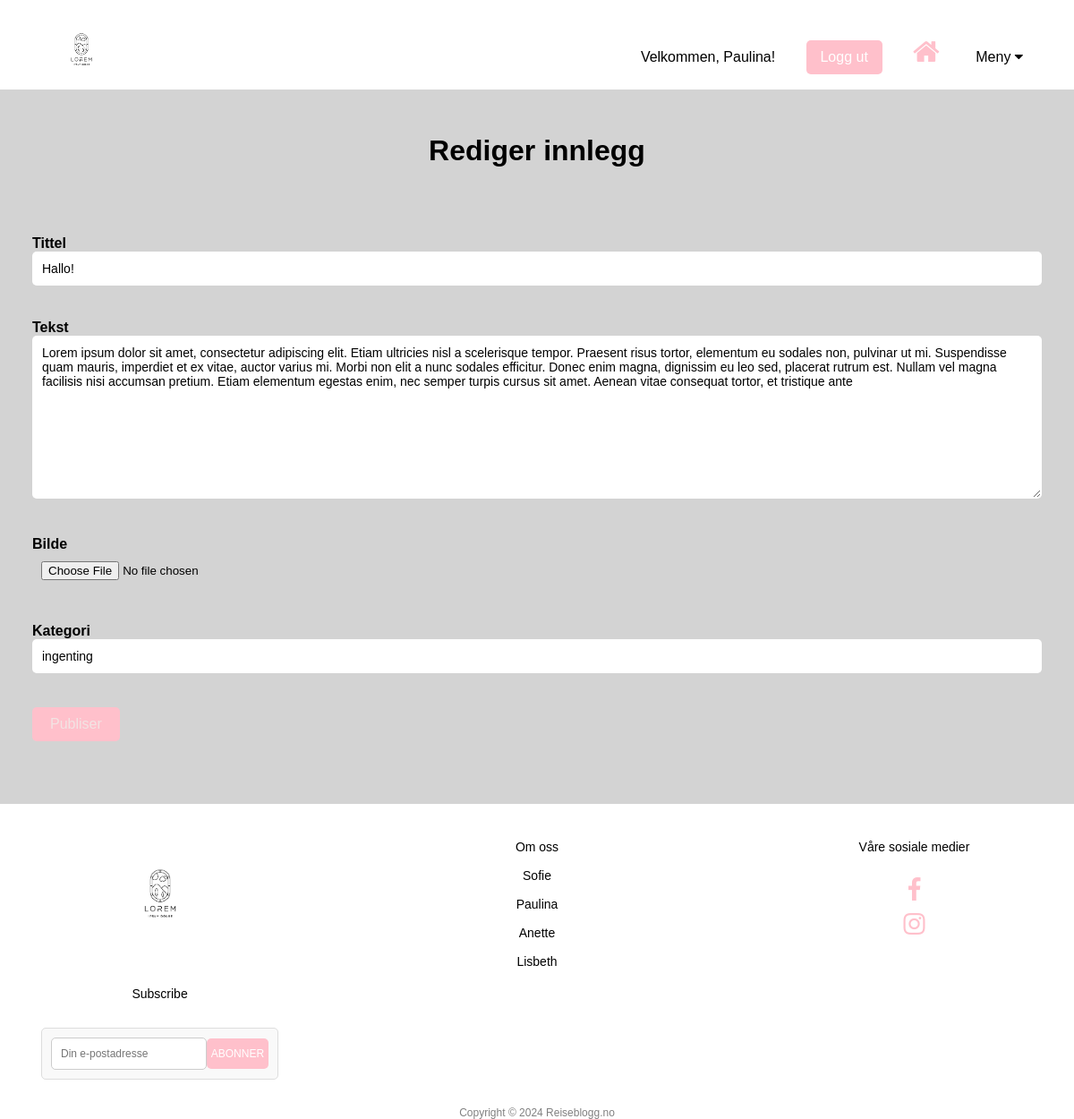
/edit_post/2 (signed in), run on the app's committed database.
### tables this page shows
CREATE TABLE admins (
                                admin_id INTEGER PRIMARY KEY,
                                email VARCHAR(50),
                                password_hash VARCHAR(50),
                                first_name VARCHAR(20)
                            );

CREATE TABLE posts (
                                post_id INTEGER PRIMARY KEY AUTOINCREMENT,
                                title TEXT NOT NULL,
                                image IMAGE BLOB NOT NULL,
                                body TEXT NOT NULL,
                                tags TEXT NOT NULL,
                                publish_date TEXT NOT NULL,
                                admin_id INTEGER,
                                FOREIGN KEY (admin_id) REFERENCES admins(admin_id)
                            );

### app.py (the view, shortened to what this page needs)
@app.route("/edit_post/<int:post_id>", methods=['GET', 'POST'])
def edit_post(post_id):
    if 'email' not in session:
        flash("Du må være logget inn som admin for å redigere innlegg.", "danger")
        return redirect(url_for('login'))
    conn = get_db()
    cur = conn.cursor()
    cur.execute("SELECT admin_id FROM admins WHERE email = ?", (session['email'],))
    admin = cur.fetchone()
    if not admin:
        flash("Du har ikke tilgang til å redigere innlegg.", "danger")
        return redirect(url_for('innlegg'))
    cur.execute("SELECT * FROM posts WHERE post_id = ?", (post_id,))
    post = cur.fetchone()
    if not post:
        flash("Innlegget eksisterer ikke.", "danger")
        return redirect(url_for('innlegg'))
    if post['admin_id'] != admin['admin_id']:
        flash("Du har ikke tillatelse til å redigere dette innlegget.", "danger")
        return redirect(url_for('innlegg'))
    form = PostForm()
    form.title.data = post['title']
    form.body.data = post['body']
    form.tags.data = post['tags']
    return render_template('edit.html', title="Rediger Innlegg", form=form)

### forms.py
class PostForm(FlaskForm):
    title = StringField('Tittel', validators=[DataRequired()])
    body = TextAreaField('Tekst', validators=[DataRequired()])
    image = FileField('Bilde')
    tags = StringField('Kategori')
    submit = SubmitField('Publiser')

### app.py (called while the page is built)
def get_db():
    if not hasattr(g, "_database"):
        g._database = sqlite3.connect("./data/database.db")
        g._database.row_factory = sqlite3.Row
    return g._database

@app.teardown_appcontext
def teardown_db(error):
    db = getattr(g, '_database', None)
    if db is not None:
        db.close()

### templates/edit.html (shortened to what this page needs)
{% extends "base.html" %}
{% block body %}
<div class="innlegg-container">
    <h1>Rediger innlegg</h1>
    <form method="POST" enctype="multipart/form-data">
        <div>
            {{ form.title.label }}<br>
            {{ form.title(size=150) }}<br>
        </div><br>
        <div>
            {{ form.body.label }}<br>
            {{ form.body(rows=10, cols=125) }}<br>
        </div><br>
        <div>
            {{ form.image.label }}<br>
            {{ form.image() }}<br>
        </div><br>
        <div>
            {{ form.tags.label }}<br>
            {{ form.tags(size=150) }}<br>
        </div><br>
        <div>
            {{ form.submit(class="publiser") }}
        </div>
    </form>
</div>
{% endblock %}

### templates/base.html (shortened to what this page needs)
<!DOCTYPE html>
<html lang="no">
<head>
    <link rel="stylesheet" href="{{ url_for('static', filename='style.css') }}"/>
    <link rel="stylesheet" href="https://cdnjs.cloudflare.com/ajax/libs/font-awesome/4.7.0/css/font-awesome.min.css" />
</head>
<body>
<header>
    <nav>
        <a href="{{ url_for('index') }}"><img src="{{ url_for('static', filename='images/logo.avif') }}" class="logo"></a>
        <ul class="nav-list">
            <li>{% if session.email %}
                <p>Velkommen, {{ session.first_name }}!</p></li>
            <li id="login">
                <form action="{{ url_for('logout') }}" method="post" id="logout-form">
                    <button type="submit" class="logg_inn">Logg ut</button>
                </form>
                {% else %}
                <button class="logg_inn"><a href="{{ url_for('login') }}">Logg inn</a></button>
                {% endif %}
            </li>
            <li><a href="{{ url_for('index') }}"><i class="fa fa-home fa-2x fa-brands"></i></a></li>
            <li>
                <div class="meny">
                    <button class="meny-btn">Meny <i class="fa fa-caret-down"></i></button>
                </div>
            </li>
        </ul>
    </nav>
</header>
{% block body %}{% endblock %}
<footer>
    <div class="footer-list">
        <ul>
            <li><a href="{{ url_for('index') }}"><img src="{{ url_for('static', filename='images/logo.avif') }}" class="logo-footer"></a></li>
            <li>
                <p><a href="{{ url_for('oss') }}">Om oss</a></p>
                <br><p><a href="{{ url_for('sofie') }}">Sofie</a></p>
                <br><p><a href="{{ url_for('paulina') }}">Paulina</a></p>
                <br><p><a href="{{ url_for('anette') }}">Anette</a></p>
                <br><p><a href="{{ url_for('lisbeth') }}">Lisbeth</a></p>
            </li>
            <li><p>Våre sosiale medier</p>
                <br>
                <a href="https://www.facebook.com/"><i class="fa fa-facebook fa-2x fa-brands"></i></a>
                <br>
                <a href="https://www.instagram.com/"><i class="fa fa-instagram fa-2x fa-brands"></i></a>
            </li>
            <li><p>Subscribe</p><br>
                <form action="{{ url_for('subscribe') }}" method="post" class="subscribe-form" onsubmit="return checkEmail()">
                    <input maxlength="50" id="abonner" placeholder="Din e-postadresse" type="email" name="email" class="input">
                    <button type="submit" class="subscribe-btn">ABONNER</button>
                </form>
            </li>
        </ul>
    </div>
    <div class="copyright"><p>Copyright © 2024 Reiseblogg.no</p></div>
</footer>
</body>
</html>

### static/style.css (style rules this page uses)
* { margin: 0; box-sizing: border-box; font-family: sans-serif; }
header { height: 100px; width: 100%; padding: 0 3%; background-color: white; position: fixed; z-index: 10000; }
nav { display: flex; align-items: center; justify-content: space-between; }
.logo { height: 80px; margin: 15px; }
nav ul li { display: inline-block; margin: 0 15px; }
nav ul li a { text-decoration: none; color: black; padding: 5px 0; }
.meny { display: inline-block; position: relative; }
.meny-btn { background-color: white; border: none; font-size: 16px; }
.logg_inn, .registrer, .oss { color: white; padding: 10px 10px; border: none; border-radius: 5px; font-size: 16px; }
.logg_inn { background-color: pink; cursor: pointer; width: 85px; }
footer { height: 250px; width: 100%; background-color: white; position: relative; bottom: 0; padding: 30px 3%; justify-content: center; align-items: center; font-size: 14px; }
.logo-footer { height: 120px; }
.footer-list ul { display: flex; flex-wrap: wrap; justify-content: space-between; list-style-type: none; padding: 0; margin: 0; }
.footer-list li { margin: 10px; float: left; text-align: center; width: 23.5%; list-style-type: none; }
.footer-list li a { text-decoration: none; color: black; }
#abonner { border-radius: 5px; }
.subscribe-form { display: flex; justify-content: center; align-items: center; padding: 10px; background-color: #f9f9f9; border: 1px solid #ddd; border-radius: 5px; }
.input { padding: 10px; font-size: 12px; border: 1px solid #ccc; border-radius: 5px; width: 100%; max-width: 250px; }
.subscribe-btn { padding: 10px 5px; font-size: 12px; color: #fff; background-color: pink; border: none; border-radius: 5px; cursor: pointer; }
.copyright { margin-top: 20px; text-align: center; font-size: 12px; color: grey; }
.fa-brands { color: pink; padding-top: 10px; }
.innlegg-container { padding: 150px 3% 50px 3%; background-color: lightgrey; display: flex; flex-direction: column; align-items: center; }
.innlegg-container h1 { margin-bottom: 20px; }
form { width: 100%; margin-top: 5%; }
form div { margin-bottom: 20px; }
form label { font-weight: bold; }
form input[type="text"], form textarea { width: 100%; padding: 10px; border: 1px solid #b1b1b100; border-radius: 5px; font-size: 14px; }
form input[type="password"], form textarea { width: 100%; padding: 10px; border: 1px solid #b1b1b100; border-radius: 5px; font-size: 14px; }
form input[type="file"] { width: 100%; padding: 10px; }
.publiser { background-color: pink; color: #f2e3e3; padding: 10px 20px; border: none; border-radius: 5px; font-size: 16px; cursor: pointer; transition: background-color 0.3s ease; }

### data on the page
admins: first_name "Paulina"
posts: title "Hallo!", body "Lorem ipsum dolor sit amet, consectetur adipiscing elit. Etiam ultricies nisl a scelerisque tempor. Praesent risus tortor, elementum eu sodales non, pulvinar ut mi. Suspendisse quam mauris, imperdiet et ex vitae, auctor varius mi. Morbi non elit a nunc sodales efficitur. Donec enim magna, dignissim eu leo sed, placerat rutrum est. Nullam vel magna facilisis nisi accumsan pretium. Etiam elementum egestas enim, nec semper turpis cursus sit amet. Aenean vitae consequat tortor, et tristique ante", tags "ingenting"
